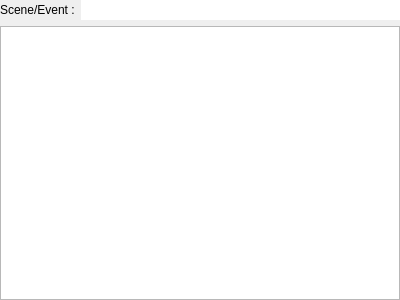
<?xml version="1.0" encoding="UTF-8"?>
<ui version="4.0">
 <class>Form</class>
 <widget class="QWidget" name="Form">
  <property name="geometry">
   <rect>
    <x>0</x>
    <y>0</y>
    <width>400</width>
    <height>300</height>
   </rect>
  </property>
  <property name="windowTitle">
   <string>Form</string>
  </property>
  <layout class="QGridLayout" name="gridLayout">
   <property name="margin">
    <number>0</number>
   </property>
   <item row="0" column="0">
    <layout class="QFormLayout" name="formLayout">
     <property name="fieldGrowthPolicy">
      <enum>QFormLayout::AllNonFixedFieldsGrow</enum>
     </property>
     <item row="0" column="0">
      <widget class="QLabel" name="label">
       <property name="text">
        <string>Scene/Event :</string>
       </property>
      </widget>
     </item>
     <item row="0" column="1">
      <widget class="QLineEdit" name="filterScene">
       <property name="focusPolicy">
        <enum>Qt::ClickFocus</enum>
       </property>
       <property name="maxLength">
        <number>32767</number>
       </property>
       <property name="frame">
        <bool>false</bool>
       </property>
      </widget>
     </item>
    </layout>
   </item>
   <item row="1" column="0">
    <widget class="QListWidget" name="clipList">
     <property name="sizePolicy">
      <sizepolicy hsizetype="Expanding" vsizetype="Expanding">
       <horstretch>0</horstretch>
       <verstretch>0</verstretch>
      </sizepolicy>
     </property>
     <property name="dragDropMode">
      <enum>QAbstractItemView::InternalMove</enum>
     </property>
     <property name="selectionMode">
      <enum>QAbstractItemView::NoSelection</enum>
     </property>
     <property name="iconSize">
      <size>
       <width>48</width>
       <height>48</height>
      </size>
     </property>
     <property name="verticalScrollMode">
      <enum>QAbstractItemView::ScrollPerPixel</enum>
     </property>
     <property name="movement">
      <enum>QListView::Snap</enum>
     </property>
     <property name="flow">
      <enum>QListView::TopToBottom</enum>
     </property>
     <property name="resizeMode">
      <enum>QListView::Fixed</enum>
     </property>
     <property name="layoutMode">
      <enum>QListView::SinglePass</enum>
     </property>
     <property name="spacing">
      <number>0</number>
     </property>
     <property name="viewMode">
      <enum>QListView::ListMode</enum>
     </property>
     <property name="sortingEnabled">
      <bool>true</bool>
     </property>
    </widget>
   </item>
  </layout>
 </widget>
 <resources/>
 <connections/>
</ui>
